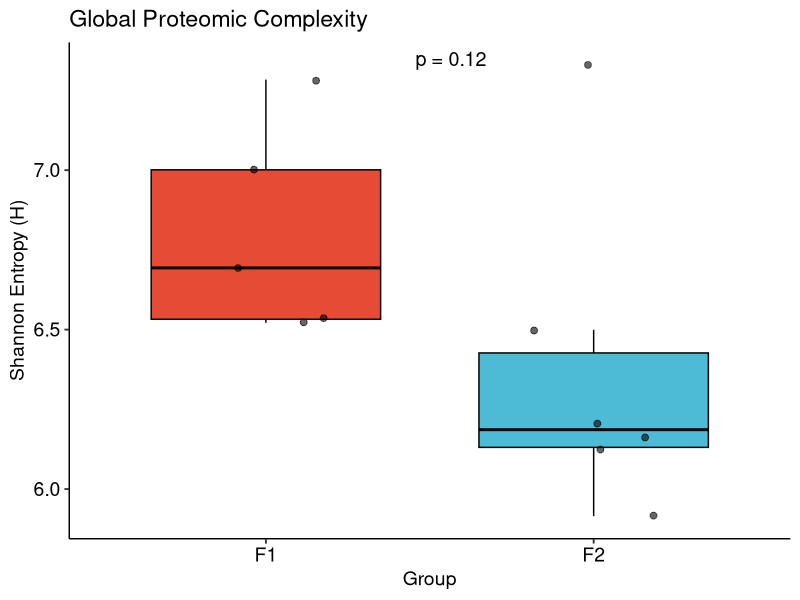
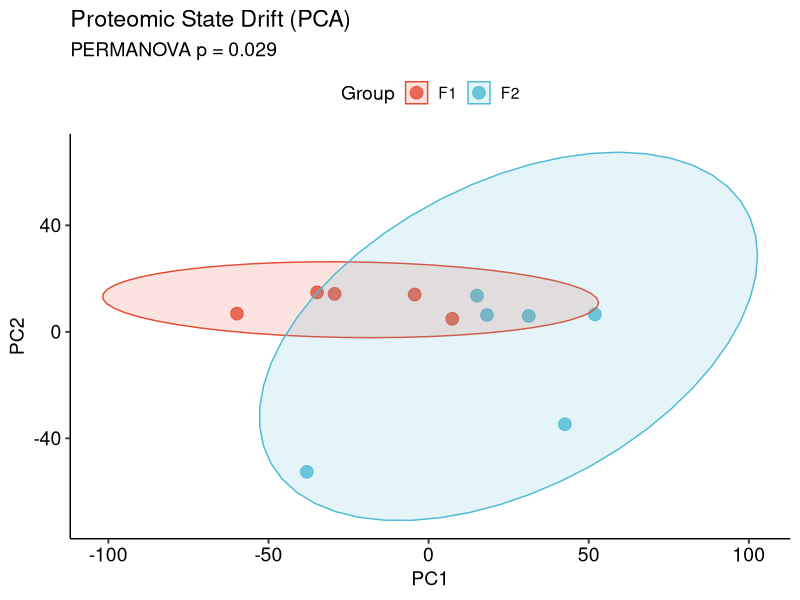
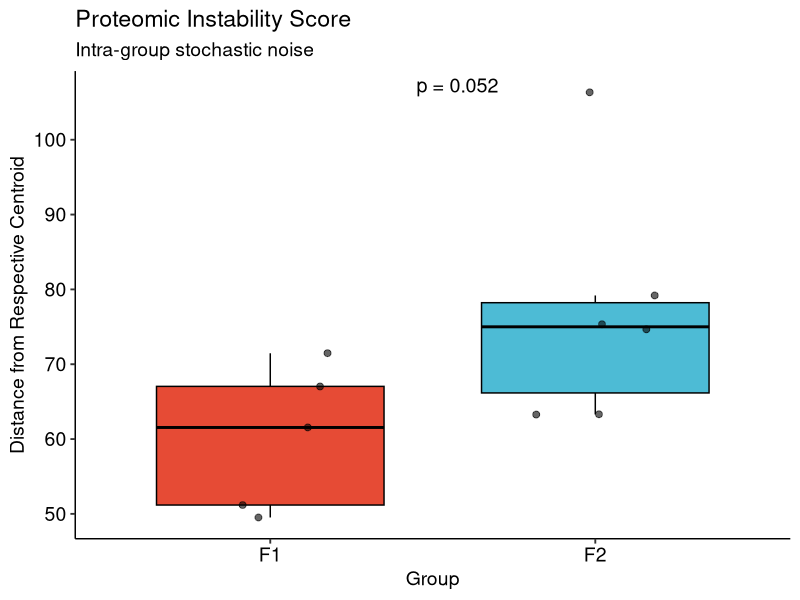
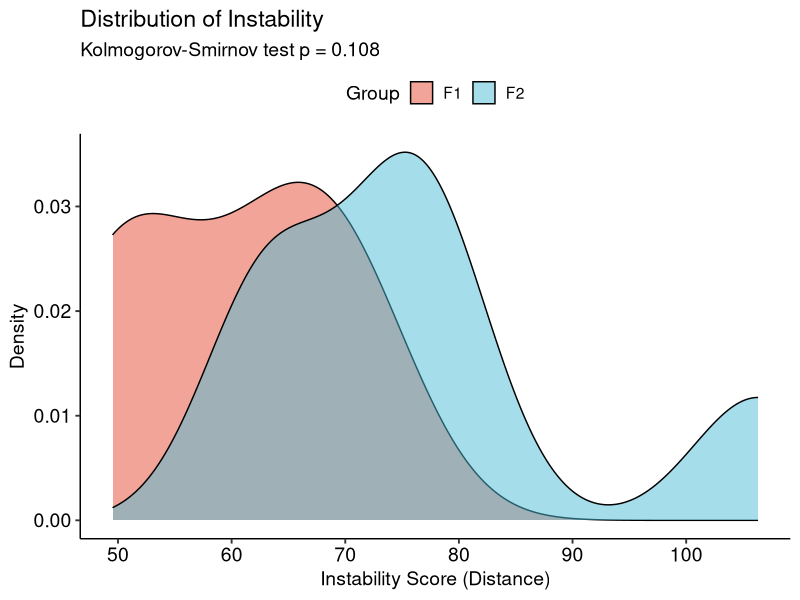
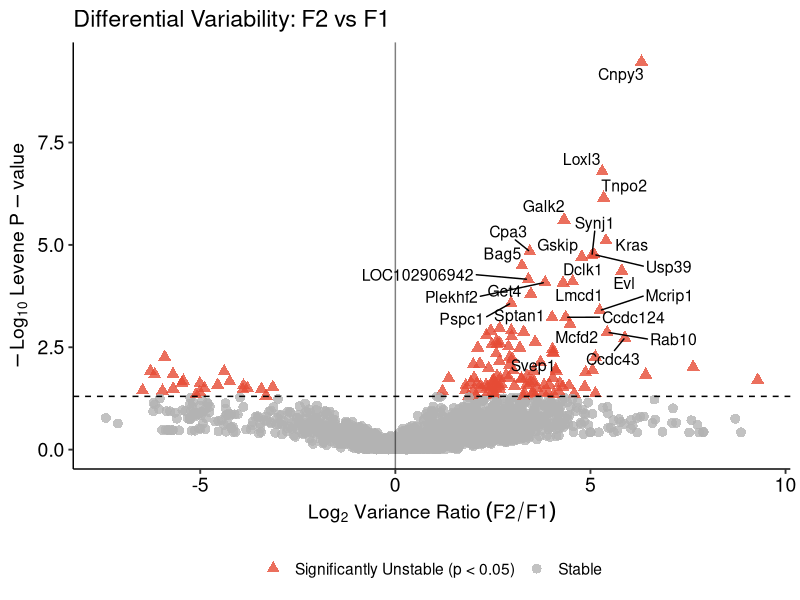
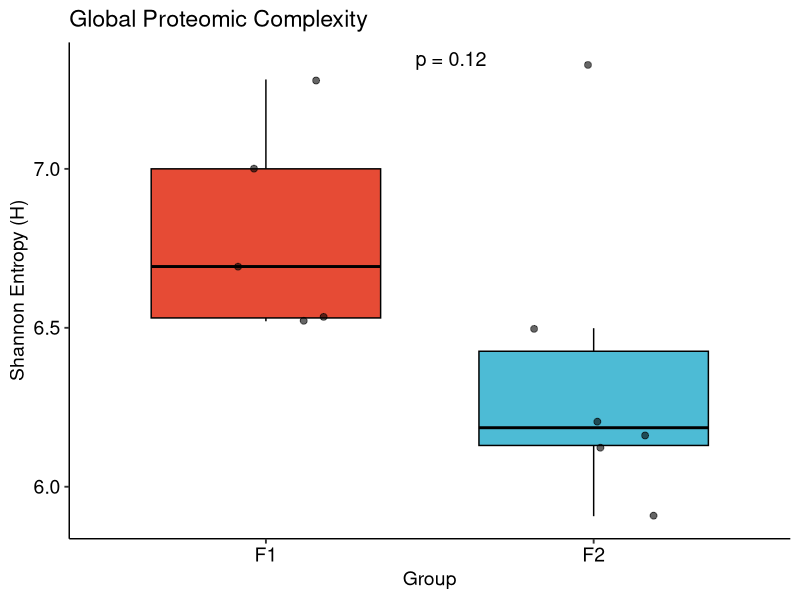
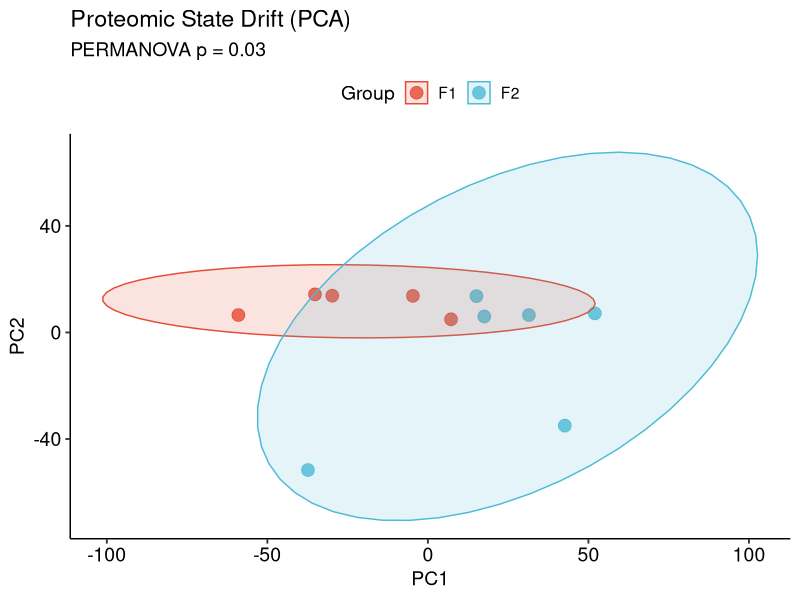
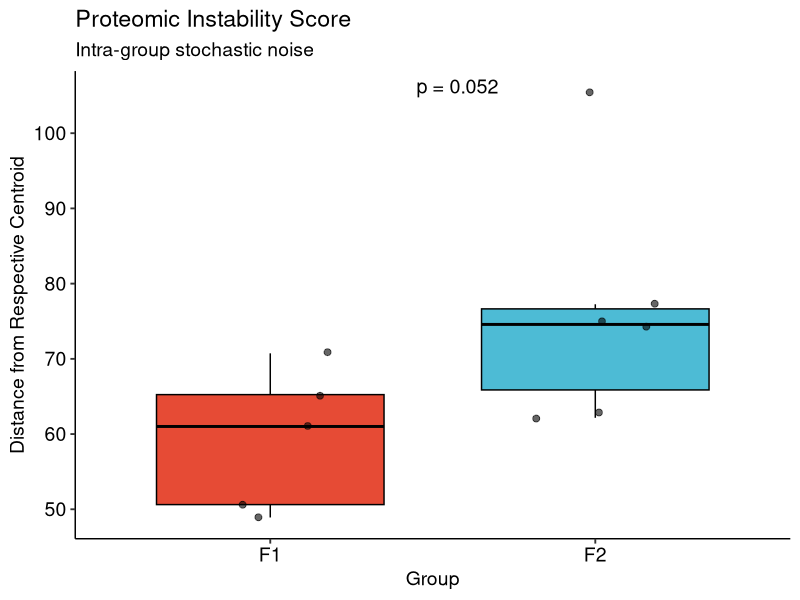

The R script that drew these images, in order:
# ==============================================================================
# PEROMYSCUS PROTEOMICS: DECANALIZATION & INSTABILITY PIPELINE
# Upgraded with Group-Wise Filtering & Technical Outlier Removal
# ==============================================================================

# 1. LOAD REQUIRED PACKAGES
# ------------------------------------------------------------------------------
library(tidyverse)
library(openxlsx)
library(vegan)
library(car)
library(ggrepel)
library(ggpubr) 

# 2. SETUP & DATA PREP
# ------------------------------------------------------------------------------

# Read Raw Expression Data
pro_exp <- read.xlsx("All_expression.xlsx")

# ==============================================================================
# REMOVE TECHNICAL OUTLIERS
# Removing F1 sample 134 (Sample [10]) due to massive mass-spec dropout
# ==============================================================================
cols_to_drop <- grep("134_RA1", colnames(pro_exp))
if(length(cols_to_drop) > 0) {
  pro_exp <- pro_exp[, -cols_to_drop]
  message("Technical outlier (Sample 134) successfully removed.")
}

# Define the Thresholds for sensitivity analysis
thresholds <- c(0, 0.3, 0.7, 0.9)
names(thresholds) <- c("No_Filter", "Filter_30", "Filter_70", "Filter_90")

# Publication Colors (Nature Publishing Group Hex Codes)
pub_colors <- c("F1" = "#E64B35FF", "F2" = "#4DBBD5FF")

# 3. MASTER LOOP: RUN ANALYSIS ACROSS ALL THRESHOLDS
# ------------------------------------------------------------------------------
for (i in seq_along(thresholds)) {
  
  thresh_val <- thresholds[i]
  thresh_name <- names(thresholds)[i]
  
  main_dir <- paste0("Decanalization_Analysis_rm_134_", thresh_name)
  dir.create(paste0(main_dir, "/Figures"), recursive = TRUE, showWarnings = FALSE)
  dir.create(paste0(main_dir, "/Data_Tables"), recursive = TRUE, showWarnings = FALSE)
  
  message(paste("Processing:", thresh_name, "..."))
  
  # A. ADVANCED FILTERING: "Present in X% of AT LEAST ONE group"
  exp_cols <- grep("Quantity_F", colnames(pro_exp), value = TRUE)
  df_quant <- pro_exp[, exp_cols]
  
  f1_cols <- grep("F1", colnames(df_quant))
  f2_cols <- grep("F2", colnames(df_quant))
  
  # Calculate presence fraction within each specific group
  f1_presence <- rowSums(df_quant[, f1_cols] > 0) / length(f1_cols)
  f2_presence <- rowSums(df_quant[, f2_cols] > 0) / length(f2_cols)
  
  # Keep protein if it meets the threshold in F1 OR F2
  keep_idx <- (f1_presence >= thresh_val) | (f2_presence >= thresh_val)
  df_filtered <- df_quant[keep_idx, ]
  
  # B. Log2 Transformation
  df_log <- log2(df_filtered + 1)
  
  # C. Imputation: Down-shifted Normal Distribution
  df_imputed <- apply(df_log, 2, function(x) {
    temp <- x
    temp[temp == 0] <- NA
    min_val <- min(temp, na.rm = TRUE)
    x[is.na(temp)] <- min_val * 0.95 
    return(x)
  })
  
  # D. Extract Metadata
  sample_names <- colnames(df_imputed)
  mice_ids <- str_extract(sample_names, "(?<=\\.)\\d+(?=_)")
  groups <- factor(ifelse(grepl("F1", sample_names), "F1", "F2"), levels = c("F1", "F2"))
  
  id_map <- data.frame(Sample = sample_names, Mice_ID = mice_ids, Group = groups)
  
  # ------------------------------------------------------------------------------
  # 4. GLOBAL METRICS: SHANNON ENTROPY & PCA
  # ------------------------------------------------------------------------------
  calc_entropy <- function(col_vec) {
    p <- (2^col_vec) / sum(2^col_vec)
    return(-sum(p * log2(p + 1e-12))) 
  }
  ent_scores <- apply(df_imputed, 2, calc_entropy)
  ent_df <- data.frame(Sample = names(ent_scores), Score = ent_scores) %>%
    left_join(id_map, by = "Sample")
  
  data_t <- t(df_imputed)
  perm_res <- adonis2(data_t ~ groups, method = "euclidean")
  perm_p_val <- perm_res$`Pr(>F)`[1]
  
  pca_res <- prcomp(data_t, scale. = TRUE)
  pca_df <- as.data.frame(pca_res$x) %>% 
    mutate(Sample = rownames(.)) %>%
    left_join(id_map, by = "Sample")
  
  # ------------------------------------------------------------------------------
  # 5. DECANALIZATION METRIC: UNBIASED INSTABILITY SCORE
  # ------------------------------------------------------------------------------
  f1_centroid <- rowMeans(df_imputed[, groups == "F1"])
  f2_centroid <- rowMeans(df_imputed[, groups == "F2"])
  
  calc_intra_dist <- function(x, group_label) {
    if(group_label == "F1") {
      return(sqrt(sum((x - f1_centroid)^2)))
    } else {
      return(sqrt(sum((x - f2_centroid)^2)))
    }
  }
  
  instab_scores <- sapply(1:ncol(df_imputed), function(j) {
    calc_intra_dist(df_imputed[, j], groups[j])
  })
  
  instab_df <- data.frame(Sample = colnames(df_imputed), Score = instab_scores) %>%
    left_join(id_map, by = "Sample")
  
  # Kolmogorov-Smirnov test for Density distributions
  f1_scores <- instab_df %>% filter(Group == "F1") %>% pull(Score)
  f2_scores <- instab_df %>% filter(Group == "F2") %>% pull(Score)
  ks_res <- ks.test(f1_scores, f2_scores)
  
  # ------------------------------------------------------------------------------
  # 6. PER-PROTEIN VARIABILITY: LEVENE'S VOLCANO
  # ------------------------------------------------------------------------------
  v_pvals <- sapply(1:nrow(df_imputed), function(j) {
    leveneTest(as.numeric(df_imputed[j, ]) ~ groups)$`Pr(>F)`[1]
  })
  
  var_ratio <- apply(df_imputed[, groups == "F2"], 1, var) / apply(df_imputed[, groups == "F1"], 1, var)
  
  volcano_df <- data.frame(
    Gene = pro_exp$PG.Genes[keep_idx],
    ProteinID = pro_exp$PG.ProteinGroups[keep_idx],
    Log2VarRatio = log2(var_ratio),
    Pval = v_pvals
  ) %>% 
    filter(!is.na(Gene), Gene != "NA") %>%
    mutate(Status = case_when(Pval < 0.05 ~ "Significantly Unstable (p < 0.05)", TRUE ~ "Stable"))
  
  # ------------------------------------------------------------------------------
  # 7. EXPORT PUBLICATION-READY FIGURES (300 DPI TIFF)
  # ------------------------------------------------------------------------------
  
  # Fig 1: Entropy Boxplot
  p1 <- ggboxplot(ent_df, x = "Group", y = "Score", fill = "Group", 
                  add = "jitter", add.params = list(size = 2, alpha = 0.6)) +
    scale_fill_manual(values = pub_colors) +
    stat_compare_means(method = "t.test", label = "p.format", label.x = 1.5, size = 5) +
    labs(title = "Global Proteomic Complexity", y = "Shannon Entropy (H)") +
    theme_pubr(base_size = 14) + theme(legend.position = "none")
  ggsave(paste0(main_dir, "/Figures/Fig1_Shannon_Entropy.tiff"), p1, width = 5, height = 6, dpi = 300)
  
  # Fig 2: PCA
  p2 <- ggplot(pca_df, aes(x = PC1, y = PC2, color = Group)) +
    geom_point(size = 4, alpha = 0.8) + 
    stat_ellipse(aes(fill = Group), geom = "polygon", alpha = 0.15) +
    scale_color_manual(values = pub_colors) + scale_fill_manual(values = pub_colors) +
    theme_pubr(base_size = 14) + 
    labs(title = "Proteomic State Drift (PCA)", 
         subtitle = paste("PERMANOVA p =", format.pval(perm_p_val, digits=3)))
  ggsave(paste0(main_dir, "/Figures/Fig2_PCA_Drift.tiff"), p2, width = 7, height = 5, dpi = 300)
  
  # Fig 3: Instability Boxplot
  p3 <- ggboxplot(instab_df, x = "Group", y = "Score", fill = "Group", 
                  add = "jitter", add.params = list(size = 2, alpha = 0.6)) +
    scale_fill_manual(values = pub_colors) +
    stat_compare_means(method = "wilcox.test", label = "p.format", label.x = 1.5, size = 5) +
    labs(title = "Proteomic Instability Score", 
         subtitle = "Intra-group stochastic noise",
         y = "Distance from Respective Centroid") +
    theme_pubr(base_size = 14) + theme(legend.position = "none")
  ggsave(paste0(main_dir, "/Figures/Fig3_Instability_Boxplot.tiff"), p3, width = 5, height = 6, dpi = 300)
  
  # Fig 4: Instability Density
  p4 <- ggplot(instab_df, aes(x = Score, fill = Group)) +
    geom_density(alpha = 0.5, color = "black") +
    scale_fill_manual(values = pub_colors) +
    theme_pubr(base_size = 14) +
    labs(title = "Distribution of Instability", 
         subtitle = paste("Kolmogorov-Smirnov test p =", format.pval(ks_res$p.value, digits = 3)),
         x = "Instability Score (Distance)", y = "Density")
  ggsave(paste0(main_dir, "/Figures/Fig4_Instability_Density.tiff"), p4, width = 7, height = 5, dpi = 300)
  
  # Fig 5: Levene's Volcano
  p5 <- ggplot(volcano_df, aes(x = Log2VarRatio, y = -log10(Pval))) +
    geom_point(aes(color = Status, shape = Status), size = 3, alpha = 0.8) +
    scale_color_manual(values = c("Significantly Unstable (p < 0.05)" = "#E64B35FF", "Stable" = "grey70")) +
    scale_shape_manual(values = c(17, 16)) + 
    geom_hline(yintercept = -log10(0.05), linetype = "dashed", color = "black") +
    geom_vline(xintercept = 0, linetype = "solid", color = "black", alpha = 0.5) +
    geom_text_repel(data = subset(volcano_df, Pval < 0.005), aes(label = Gene), max.overlaps = 15, size = 4) +
    theme_pubr(base_size = 14) +
    labs(title = "Differential Variability: F2 vs F1", 
         x = expression(Log[2]~Variance~Ratio~(F2/F1)), 
         y = expression(-Log[10]~Levene~P-value)) +
    theme(legend.position = "bottom", legend.title = element_blank())
  ggsave(paste0(main_dir, "/Figures/Fig5_Levene_Volcano.tiff"), p5, width = 8, height = 7, dpi = 300)
  
  # ------------------------------------------------------------------------------
  # 8. EXPORT DATA TABLES
  # ------------------------------------------------------------------------------
  summary_report <- instab_df %>%
    left_join(ent_df %>% dplyr:: select(Sample, Entropy = Score), by = "Sample") %>%
    group_by(Group) %>%
    summarize(
      Average_Entropy = mean(Entropy), Entropy_SD = sd(Entropy),
      Mean_Instability_Score = mean(Score), Instability_SD = sd(Score),
      CV_Entropy = (Entropy_SD / Average_Entropy) * 100,
      Group_Size = n()
    )
  
  write.xlsx(list(
    Summary_Report = summary_report,
    Instability_Scores = instab_df,
    Entropy_Scores = ent_df,
    PCA_Coordinates = pca_df,
    Protein_Variability_Stats = volcano_df
  ), file = paste0(main_dir, "/Data_Tables/Decanalization_Master_Results.xlsx"))
  
  unstable_genes <- volcano_df %>% filter(Pval < 0.05) %>% pull(Gene) %>% unique()
  writeLines(unstable_genes, con = paste0(main_dir, "/Data_Tables/Unstable_Genes_List.txt"))
  
}

message("Pipeline complete. Look for the folder 'Decanalization_Analysis_Filter_70' for your primary publication figures.")
